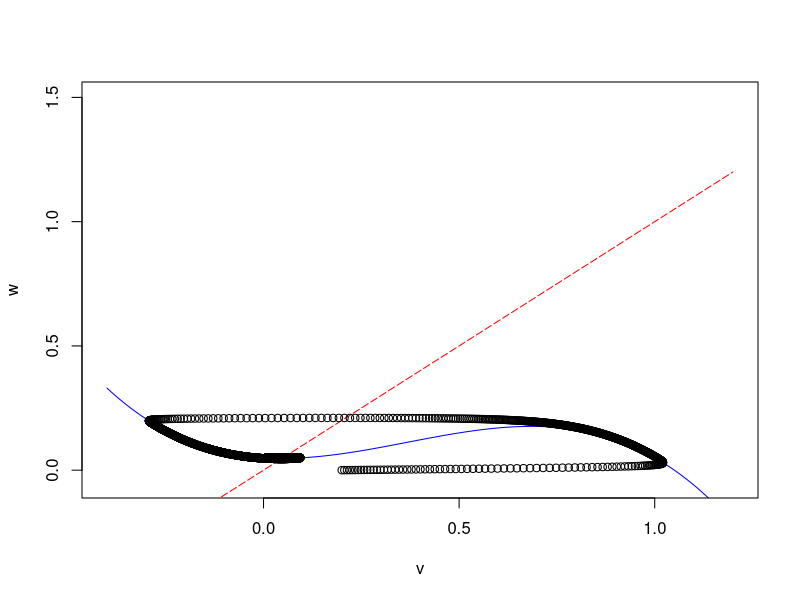

Generate this figure with R:
#
# numerically solve FitzHugh-Nagumo equations
#    dv/dt = r*v*(1-v/K)*(v/a-1) - b*w + I0
#    dw/dt = ep*(v-w)
#
#  plot the solution in the phase plane along with the null clines
#

# set parameters
# --------------
dt     = 0.1        # time step
Nt     = 5000        # number of time steps

r     = 0.1         # low v decay rate
K     = 1.0         # carrying capacity
a     = 0.1         # threshold
v0    = 0.2      # initial condition

ep    = 0.005        # recovery rate (inverse time scale)
b     = 1           # rate w lowers v
I0    = 0.05          # input current

#  dv/dt = fv(v,w)
#  dw/dt = fw(v,w)
#
fv=function(v,w) r*v*(1-v/K)*(v/a-1) - b*w + I0
fw=function(v,w) ep*(v-w)

# initialize storage for solution and time vector
#--------------------------------
v   = numeric(Nt+1)
w   = numeric(Nt+1)
t   = (0:Nt)*dt

# set initial conditions
# ----------------------
v[1] = v0

# run simulation
# --------------

for (n in 1:Nt){
  
  # update
  #
  v[n+1] = v[n] + dt*fv(v[n],w[n])
  w[n+1] = w[n] + dt*fw(v[n],w[n])
  
}  # end loop in time

# plot the nullclines in the phase plane
#
vv=seq(from=-0.4,to=1.2,by=0.01)
vdot0 = r*vv*(1-vv)*(vv/a-1)/b + I0/b
wdot0 = vv

# plot v nullcline
#
plot(vv,vdot0,type='l',xlim=c(-0.4,1.2),ylim=c(-0.05,1.5),col='blue',xlab='v',ylab='w')

# plot w nullcline
#
lines(vv,wdot0,lty=5,col='red')

# plot the solution in phase space
#
lines(v,w,col='black',type='b')




